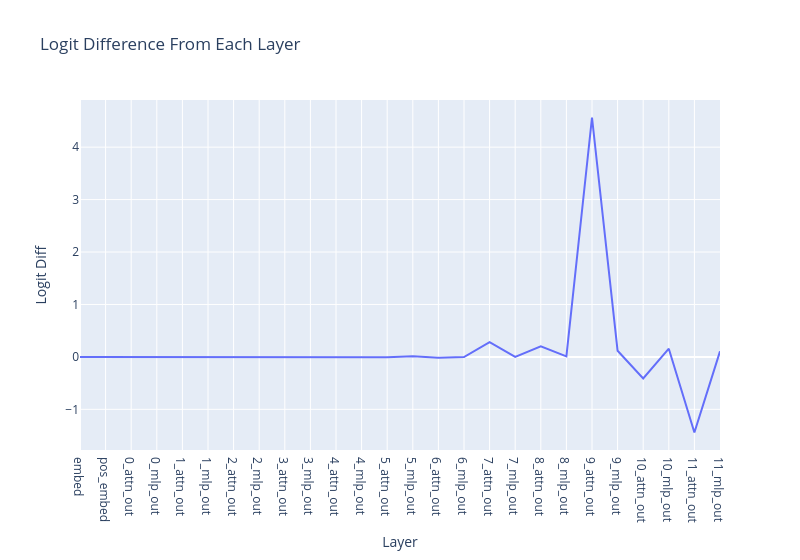

Notebook source saved alongside this figure:
### Markdown cell above
We can repeat the above analysis but for each layer (this is equivalent to the differences between adjacent residual streams)

Note: Annoying terminology overload - layer k of a transformer means the kth **transformer block**, but each block consists of an **attention layer** (to move information around) *and* an **MLP layer** (to process information).

### Code cell
per_layer_residual, labels = cache.decompose_resid(layer=-1, pos_slice=-1, return_labels=True)
per_layer_logit_diffs = residual_stack_to_logit_diff(per_layer_residual, cache)

line(
    per_layer_logit_diffs,
    hovermode="x unified",
    title="Logit Difference From Each Layer",
    labels={"x": "Layer", "y": "Logit Diff"},
    xaxis_tickvals=labels,
    width=800,
)

### Figure 1 — Plotly figure (JSON) as saved in the notebook; plotly's stock layout.template omitted (floating-point values rounded to 4 significant figures)
{"data": [{"hovertemplate": "Layer=%{x}<br>Logit Diff=%{y}<extra></extra>", "legendgroup": "", "line": {"color": "#636efa", "dash": "solid"}, "marker": {"symbol": "circle"}, "mode": "lines", "name": "", "orientation": "v", "showlegend": false, "type": "scatter", "x": [0, 1, 2, 3, 4, 5, 6, 7, 8, 9, 10, 11, 12, 13, 14, 15, 16, 17, 18, 19, 20, 21, 22, 23, 24, 25], "xaxis": "x", "y": [-0.0002837, 0.0002966, -0.006656, -0.0008816, -0.001551, 0.0003389, 5.133e-05, 0.002205, -0.00146, -0.001722, -0.005434, 0.0009057, -0.005739, 0.0108, -0.01817, -0.002557, 0.2796, 0.0008326, 0.1995, 0.009917, 4.565, 0.1174, -0.4123, 0.1565, -1.442, 0.1065], "yaxis": "y"}], "layout": {"hovermode": "x unified", "legend": {"tracegroupgap": 0}, "title": {"text": "Logit Difference From Each Layer"}, "width": 800, "xaxis": {"anchor": "y", "domain": [0, 1], "tickmode": "array", "ticktext": ["embed", "pos_embed", "0_attn_out", "0_mlp_out", "1_attn_out", "1_mlp_out", "2_attn_out", "2_mlp_out", "3_attn_out", "3_mlp_out", "4_attn_out", "4_mlp_out", "5_attn_out", "5_mlp_out", "6_attn_out", "6_mlp_out", "7_attn_out", "7_mlp_out", "8_attn_out", "8_mlp_out", "9_attn_out", "9_mlp_out", "10_attn_out", "10_mlp_out", "11_attn_out", "11_mlp_out"], "tickvals": [0, 1, 2, 3, 4, 5, 6, 7, 8, 9, 10, 11, 12, 13, 14, 15, 16, 17, 18, 19, 20, 21, 22, 23, 24, 25], "title": {"text": "Layer"}}, "yaxis": {"anchor": "x", "domain": [0, 1], "title": {"text": "Logit Diff"}}}}
